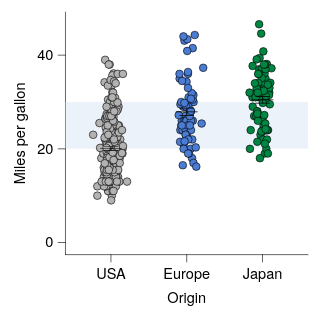

The specification (Vega-Lite) saved for this image:
### Vega-Lite specification from a JSON file in a GitHub repository (floating-point values rounded to 4 significant figures; data arrays with more than 128 entries replaced by an {"elided": "..."} marker saying what was removed)
{"background": null, "config": {"arc": {"fill": "#DBDBDB", "fillOpacity": 1.0, "innerRadius": 25.0, "padAngle": 0.03, "stroke": "black", "strokeOpacity": 1, "strokeWidth": 0.25}, "area": {"fill": "#DBDBDB", "fillOpacity": 1.0, "stroke": "black", "strokeOpacity": 1, "strokeWidth": 0.25}, "axis": {"domain": true, "domainCap": "round", "domainColor": "black", "domainWidth": 0.25, "grid": false, "gridCap": "round", "gridColor": "#F1F1F1", "gridDash": [0, 0], "gridOpacity": 1.0, "gridWidth": 0.25, "labelColor": "black", "labelFont": "Helvetica Neue, HelveticaNeue, Helvetica, Arial, sans-serif", "labelFontSize": 6, "labelFontStyle": "normal", "labelFontWeight": 400, "offset": 0, "ticks": true, "tickCap": "round", "tickColor": "black", "tickRound": false, "tickSize": 3, "tickWidth": 0.25, "titleColor": "black", "titleFont": "Helvetica Neue, HelveticaNeue, Helvetica, Arial, sans-serif", "titleFontSize": 6, "titleFontStyle": "normal", "titleFontWeight": 400}, "axisX": {"domain": true, "labelAlign": "center", "labelAngle": 0, "labels": true, "ticks": true, "translate": 0}, "axisY": {"domain": true, "labelAlign": "right", "labelAngle": 0, "labels": true, "ticks": true, "translate": 0}, "axisRight": {"domain": true, "labelAlign": "left", "labelAngle": 0, "labels": true, "ticks": true, "translate": 0}, "axisTop": {"domain": true, "labelAlign": "center", "labelAngle": 0, "labels": true, "ticks": true, "translate": 0}, "axisBand": {"tickOffset": 0}, "bar": {"fill": "#DBDBDB", "fillOpacity": 1.0, "stroke": "black", "strokeOpacity": 1, "strokeWidth": 0.25}, "boxplot": {"size": 9.0, "ticks": {"cornerRadius": 0.25, "fill": "black", "opacity": 1, "size": 4.5, "thickness": 0.25}, "box": {"fillOpacity": 1.0, "stroke": "black", "strokeOpacity": 1, "strokeWidth": 0.25}, "median": {"cornerRadius": 0, "fill": "black", "fillOpacity": 1.0, "opacity": 1, "size": 9.0, "thickness": 0.25}, "rule": {"fill": "black", "fillOpacity": 1.0, "size": 10.0, "stroke": "black", "strokeDash": [0, 0], "strokeOpacity": 1, "strokeWidth": 0.25}, "outliers": {"color": "black", "fill": "black", "fillOpacity": 1.0, "size": 0, "stroke": "black", "strokeOpacity": 1, "strokeWidth": 0.25}}, "circle": {"fill": "black", "fillOpacity": 1.0, "size": 1.25, "stroke": null, "strokeOpacity": 1, "strokeWidth": 0.25}, "errorband": {"band": {"fillOpacity": 0.6, "stroke": null, "strokeWidth": 0.25, "strokeOpacity": 1}, "borders": {"opacity": 0, "strokeOpacity": 1, "strokeWidth": 0.25}}, "errorbar": {"opacity": 1, "rule": {"strokeDash": [0, 0], "strokeWidth": 0.25}, "ticks": {"color": "black", "cornerRadius": 0.125, "opacity": 1, "size": 6.0, "thickness": 0.25}, "thickness": 0.25}, "font": "Helvetica Neue, HelveticaNeue, Helvetica, Arial, sans-serif", "geoshape": {"fill": "#DBDBDB", "fillOpacity": 1.0, "stroke": "black", "strokeOpacity": 1, "strokeWidth": 0.25}, "header": {"labelColor": "black", "labelFont": "Helvetica Neue, HelveticaNeue, Helvetica, Arial, sans-serif", "labelFontSize": 6, "labelFontStyle": "normal", "labelFontWeight": 400, "titleColor": "black", "titleFont": "Helvetica Neue, HelveticaNeue, Helvetica, Arial, sans-serif", "titleFontSize": 6, "titleFontStyle": "normal", "titleFontWeight": 400, "titlePadding": 0}, "legend": {"disable": false, "offset": 4.5, "titlePadding": 4, "labelOffset": 2, "gradientLabelOffset": 2, "columnPadding": 4, "rowPadding": 2, "gradientLength": 50.0, "gradientThickness": 5.0, "gradientOpacity": 1.0, "gradientStrokeColor": "black", "gradientStrokeWidth": 0.25, "labelColor": "black", "labelFont": "Helvetica Neue, HelveticaNeue, Helvetica, Arial, sans-serif", "labelFontSize": 6, "labelFontStyle": "normal", "labelFontWeight": 400, "strokeColor": "black", "strokeWidth": 0, "symbolSize": 36, "symbolStrokeColor": "black", "symbolStrokeWidth": 0.25, "titleColor": "black", "titleFont": "Helvetica Neue, HelveticaNeue, Helvetica, Arial, sans-serif", "titleFontSize": 6, "titleFontStyle": "normal", "titleFontWeight": 400}, "line": {"color": "black", "stroke": "black", "strokeCap": "butt", "strokeDash": [0, 0], "strokeOpacity": 1, "strokeWidth": 0.5}, "point": {"filled": true, "fill": "#DBDBDB", "fillOpacity": 1.0, "size": 5.0, "stroke": "black", "strokeOpacity": 1, "strokeWidth": 0.25}, "range": {"category": ["#B2B2B2", "#4A7CD3", "#008542", "#664CAF", "#509F98", "#636363", "#284F93", "#005226", "#382864", "#285753"], "diverging": {"scheme": ["#443E60", "#5F597E", "#7C759B", "#9994B6", "#B7B4CC", "#D6D5DC", "#F6F6F6", "#D1DAD9", "#A4C2BF", "#7AA9A4", "#578E89", "#37736E", "#1B5954"]}, "heatmap": {"scheme": ["#440154", "#472270", "#433E82", "#38598C", "#2C728E", "#238A8D", "#24A086", "#39B578", "#5DC862", "#96D646", "#CAE02D", "#FDE724"]}, "ordinal": {"scheme": ["#F1F1F1", "#DBDBDB", "#C6C6C6", "#B2B2B2", "#9D9D9D", "#898989", "#767676", "#636363", "#515151", "#404040", "#2F2F2F", "#1F1F1F"]}, "ramp": {"scheme": ["#440154", "#472270", "#433E82", "#38598C", "#2C728E", "#238A8D", "#24A086", "#39B578", "#5DC862", "#96D646", "#CAE02D", "#FDE724"]}}, "rule": {"color": "black", "stroke": "black", "strokeCap": "round", "strokeDash": [2, 2], "strokeOpacity": 1, "strokeWidth": 0.25}, "scale": {"barBandPaddingInner": 0.1, "rectBandPaddingInner": 0, "tickBandPaddingInner": 0.1, "bandPaddingOuter": 0.1, "bandWithNestedOffsetPaddingInner": 0.2, "bandWithNestedOffsetPaddingOuter": 0.2, "offsetBandPaddingInner": 0, "offsetBandPaddingOuter": 0, "continuousPadding": 5.0, "round": false}, "rect": {"fill": "#DBDBDB", "fillOpacity": 1.0, "stroke": "black", "strokeOpacity": 1, "strokeWidth": 0.25}, "square": {"fill": "#DBDBDB", "fillOpacity": 1.0, "size": 10.0, "stroke": "black", "strokeOpacity": 1, "strokeWidth": 0.25}, "text": {"color": "black", "font": "Helvetica Neue, HelveticaNeue, Helvetica, Arial, sans-serif", "fontSize": 6, "fontStyle": "normal", "fontWeight": 400}, "tick": {"color": "black", "cornerRadius": 0.125, "opacity": 1.0, "size": 9.0, "thickness": 0.25}, "title": {"anchor": "middle", "frame": "group", "color": "black", "font": "Helvetica Neue, HelveticaNeue, Helvetica, Arial, sans-serif", "fontSize": 6, "fontStyle": "normal", "fontWeight": 400, "subtitleColor": "black", "subtitleFont": "Helvetica Neue, HelveticaNeue, Helvetica, Arial, sans-serif", "subtitleFontSize": 6, "subtitleFontStyle": "normal", "subtitleFontWeight": 400}, "trail": {"color": "black", "opacity": 1, "size": 0.5}, "view": {"continuousWidth": 100, "continuousHeight": 100, "discreteWidth": 100, "discreteHeight": 100, "fill": null, "stroke": null, "strokeWidth": 0.25}}, "layer": [{"mark": {"type": "rect", "color": "#DFE9F7", "cornerRadius": 0, "opacity": 0.6, "stroke": null, "strokeOpacity": 0, "strokeWidth": 0}, "encoding": {"y": {"datum": 20.0}, "y2": {"datum": 30.0}}, "name": "__dsshade_23"}, {"layer": [{"data": {"name": "data-5a85ede2053d4aec77293cfb476ae07b"}, "mark": {"type": "circle", "opacity": 1.0, "size": 10.0, "stroke": "black", "strokeOpacity": 1, "strokeWidth": 0.25}, "encoding": {"color": {"field": "Origin", "legend": null, "scale": {"domain": ["USA", "Europe", "Japan"]}, "sort": ["USA", "Europe", "Japan"], "title": null, "type": "nominal"}, "x": {"axis": {}, "field": "Origin", "scale": {"domain": ["USA", "Europe", "Japan"]}, "sort": ["USA", "Europe", "Japan"], "title": "Origin", "type": "nominal"}, "xOffset": {"field": "jitter_x", "scale": {"domain": [-7.33, 7.33], "range": [5.17, 19.83]}, "type": "quantitative"}, "y": {"field": "Miles_per_Gallon", "title": "Miles per gallon", "type": "quantitative", "scale": {"nice": false}}}}, {"data": {"name": "data-64e7897fd8423deef5c97d660b6d3367"}, "mark": {"type": "errorbar"}, "encoding": {"x": {"axis": {}, "field": "Origin", "scale": {"domain": ["USA", "Europe", "Japan"]}, "sort": ["USA", "Europe", "Japan"], "title": "Origin", "type": "nominal"}, "y": {"field": "__mean", "title": "Miles per gallon", "type": "quantitative", "scale": {"nice": false}}, "yError": {"field": "__error"}}}, {"data": {"name": "data-64e7897fd8423deef5c97d660b6d3367"}, "mark": {"type": "tick"}, "encoding": {"x": {"axis": {}, "field": "Origin", "scale": {"domain": ["USA", "Europe", "Japan"]}, "sort": ["USA", "Europe", "Japan"], "title": "Origin", "type": "nominal"}, "y": {"field": "__mean", "title": "Miles per gallon", "type": "quantitative", "scale": {"nice": false}}}}]}], "data": {"name": "data-f649f9d1c293ec8042ca0358e3477a5a"}, "$schema": "https://vega.github.io/schema/vega-lite/v6.4.1.json", "datasets": {"data-f649f9d1c293ec8042ca0358e3477a5a": [{"__dummy": 0, "__dysonsphere__": 1}], "data-5a85ede2053d4aec77293cfb476ae07b": {"elided": "398 records"}, "data-64e7897fd8423deef5c97d660b6d3367": [{"Origin": "USA", "__mean": 20.08, "__error": 0.4058, "__dysonsphere__": 1}, {"Origin": "Japan", "__mean": 30.45, "__error": 0.6852, "__dysonsphere__": 1}, {"Origin": "Europe", "__mean": 27.89, "__error": 0.8037, "__dysonsphere__": 1}]}}
